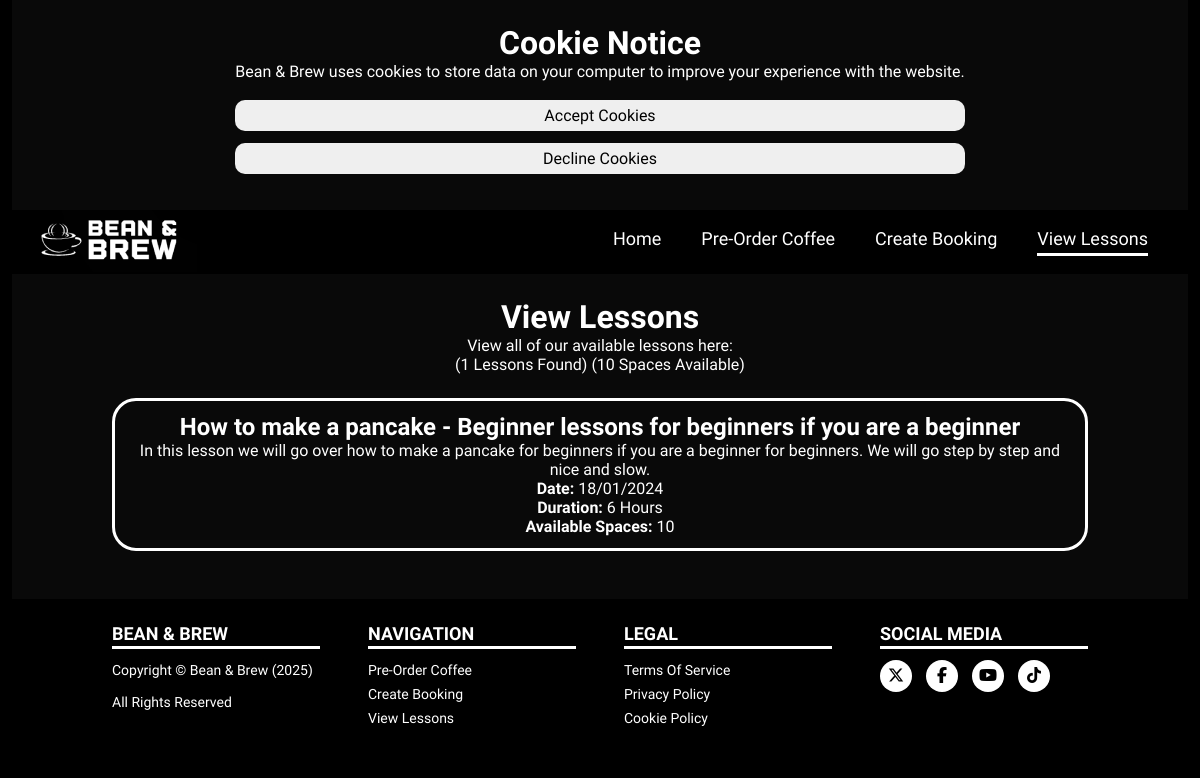
Page /lessons.php on the committed database.
### tables this page shows
CREATE TABLE `lessons` (
  `lesson_id` int(11) NOT NULL,
  `title` varchar(255) NOT NULL,
  `description` varchar(255) NOT NULL,
  `date` varchar(255) NOT NULL,
  `duration` varchar(255) NOT NULL,
  `available_spaces` int(11) NOT NULL
);

### lessons.php (the view, shortened to what this page needs)
<?php
include("etc/connection.php");
?>
<!DOCTYPE html>
<html lang="en">
<head>
    <link rel="stylesheet" href="style.css" type="text/css">
</head>
<body>
<?php include_once("cookie_component.php"); ?>
    <header>
        <a class="nav-logo-link" href="index.php"><img class="nav-logo" src="img/bean_and_brew.png" alt="Bean & Brew Logo"></a>
        <nav class="nav-main">
            <ul class="nav-links">
                <li><a href="index.php">Home</a></li>
                <li><a href="shop.php">Pre-Order Coffee</a></li>
                <li><a href="bookings.php">Create Booking</a></li>
                <li>View Lessons<div class="nav-selected"></div></li>
            </ul>
        </nav>
    </header>
    <div class="single-section">
        <div class="container">
            <div class="single-section-row">
                <div class="single-section-column">
                    <h2>View Lessons</h2>
                    <p>View all of our available lessons here:</p>
                    <?php
                        $query = "SELECT * FROM lessons";
                        $query_result = $conn->query($query);
                        if (mysqli_num_rows($query_result) == 0) {
                            echo "<br><br><h3>No Lessons Available, Try Again Later!</h3>";
                        } else {
                            $amount_found = strval(mysqli_num_rows($query_result));
                            $query = "SELECT SUM(available_spaces) FROM lessons";
                            $query_result = $conn->query($query);
                            $row = $query_result->fetch_row();
                            $spaces_available = $row[0];
                            echo "<p>($amount_found Lessons Found) ($spaces_available Spaces Available)</p>";
                            $offset_amount = $_GET['offset'] ?? 0;
                            $query = "SELECT * FROM lessons LIMIT 10 OFFSET $offset_amount";
                            $query_result = $conn->query($query);
                            foreach($query_result as $row) {
                                $id = $row["lesson_id"];
                                $title = $row["title"];
                                $description = $row["description"];
                                $date = $row["date"];
                                $duration = $row["duration"];
                                $available_spaces = $row["available_spaces"];
                                if ($available_spaces > 0) {
                                    echo("<a href='lesson_book.php?lesson_id=$id'><div class='lesson-block'>");
                                } else {
                                    echo("<div class='lesson-block-red'>");
                                }
                                echo("<h3>$title</h3>");
                                echo("<p>$description</p>");
                                echo("<p><b>Date:</b> $date</p>");
                                echo("<p><b>Duration:</b> $duration</p>");
                                echo("<p><b>Available Spaces:</b> $available_spaces</p>");
                                echo("</div></a>");
                            }
                        }
                    ?>
                </div>
            </div>
        </div>
    </div>
    <footer class="footer">
        <div class="container">
            <div class="footer-row">
                <div class="footer-column">
                    <h2>BEAN & BREW</h2>
                    <ul>
                        <li><p>Copyright © Bean & Brew (<?php echo(date("Y")) ?>)<br><br>All Rights Reserved</p></li>
                    </ul>
                </div>
                <div class="footer-column">
                    <h2>NAVIGATION</h2>
                    <ul>
                        <li><a href="shop.php">Pre-Order Coffee</a></li>
                        <li><a href="bookings.php">Create Booking</a></li>
                        <li><a href="lessons.php">View Lessons</a></li>
                    </ul>
                </div>
                <div class="footer-column">
                    <h2>LEGAL</h2>
                    <ul>
                        <li><a href="#">Terms Of Service</a></li>
                        <li><a href="#">Privacy Policy</a></li>
                        <li><a href="#">Cookie Policy</a></li>
                    </ul>
                </div>
                <div class="footer-column">
                    <h2>SOCIAL MEDIA</h2>
                    <div class="footer-social">
                        <a href="https://twitter.com/bean_and_brew"><i class="fa-brands fa-x-twitter"></i></a>
                        <a href="https://facebook.com/bean_and_brew"><i class="fab fa-facebook-f"></i></a>
                        <a href="https://youtube.com/bean_and_brew"><i class="fa-brands fa-youtube"></i></a>
                        <a href="https://tiktok.com/bean_and_brew"><i class="fa-brands fa-tiktok"></i></a>
                    </div>
                </div>
            </div>
        </div>
    </footer>
</body>
</html>

### cookie_component.php (shortened to what this page needs)
<!DOCTYPE html>
<html lang="en">
    <head>
    </head>
    <body>
        <?php
        if (!isset($_COOKIE['cookie_notice'])) {
            echo("<div class='single-section' id='cookie_notice_window'>");
            echo("<div class='container'>");
            echo("<div class='single-section-row'>");
            echo("<div class='single-section-column'>");
            echo("<h2>Cookie Notice</h2>");
            echo("<p>Bean & Brew uses cookies to store data on your computer to improve your experience with the website.</p>");
            echo("<br>");
            echo("<button onclick='accept_cookies()'>Accept Cookies</button>");
            echo("<button onclick='decline_cookies()'>Decline Cookies</button>");
            echo("</div>");
            echo("</div>");
            echo("</div>");
            echo("</div>");
        }
        ?>
    </body>
</html>

### style.css (style rules this page uses)
* { padding: 0; margin: 0; box-sizing: border-box; text-decoration: none; font-family: 'M PLUS 2', sans-serif; }
html { scroll-behavior: smooth; }
body { background-color: var(--black); }
:root { --black: #000000; --black-tint: #090909; --error-red: #F44336; --white: #FFFFFF; --grey: #bbbbbb; }
.container { max-width: 1024px; margin: auto; }
.nav-main { z-index: 99; }
header { display: flex; justify-content: space-between; align-items: center; height: 64px; background-color: var(--black); }
.nav-logo-link { padding-left: 24px; cursor: pointer; z-index: 99; }
.nav-links { padding: 12px; list-style: none; display: flex; white-space: nowrap; }
.nav-links li { padding-left: 20px; margin-right: 20px; }
.nav-links li:last-child { margin-right: 40px; }
.nav-links li, .nav-links li a, .nav-deco { font-size: 18px; font-weight: 500; color: var(--white); text-decoration: none; transition: color 0.3s ease 0s; }
.nav-selected { height: 3px; background-color: var(--white); transition: color 0.3s ease 0s; margin-top: 4px; }
.single-section { background-color: var(--black-tint); list-style: none; padding: 24px 0; margin-left: 12px; margin-right: 12px; }
.single-section-row { display: flex; flex-wrap: wrap; justify-content: center; align-items: center; }
.single-section-column h2 { font-size: 32px; font-weight: 600; position: relative; color: var(--white); text-align: center; }
.single-section-column h3 { font-size: 24px; font-weight: 600; position: relative; color: var(--white); text-align: center; }
.single-section-column p { display: block; font-size: 16px; font-weight: 400; color: var(--white); text-align: center; }
.single-section-column button { width: 100%; padding: 6px 20px; margin-bottom: 12px; border: none; outline: none; color: var(--black); cursor: pointer; position: relative; border-radius: 10px; font-size: 16px; font-weight: 500; }
.lesson-block, .lesson-block-red { margin: 24px; padding: 12px; cursor: pointer; border: 3px solid var(--white); border-radius: 24px; }
.footer { background-color: var(--black); list-style: none; padding: 24px 0; }
.footer-row { display: flex; flex-wrap: wrap; }
.footer-column { width: 25%; padding: 0 24px; }
.footer-column h2 { font-size: 18px; color: var(--white); margin-bottom: 16px; font-weight: 600; position: relative; }
.footer-column h2::before { content: ""; position: absolute; left: 0; bottom: -5px; height: 3px; background-color: var(--white); width: 100%; }
.footer-column ul li:not(:last-child) { margin-bottom: 6px; }
.footer-column ul li p { display: block; font-size: 14px; color: var(--white); font-weight: 400; transition: padding-left 0.5s ease; }
.footer-column ul li a { display: block; font-size: 14px; color: var(--white); font-weight: 400; transition: padding-left 0.5s; }
.footer-column .footer-social a { display: inline-block; height: 32px; width: 32px; background-color: var(--white); margin: 0 10px 10px 0; text-align: center; line-height: 32px; border-radius: 50%; color: var(--black); transition: background-color 0.5s; }
nav { -webkit-user-select:none; -moz-user-select:none; -ms-user-select:none; -o-user-select:none; user-select:none; }

### rows in the picture
lessons: title "How to make a pancake - Beginner lessons for beginners if you are a beginner", description "In this lesson we will go over how to make a pancake for beginners if you are a beginner for beginners. We will go step by step and nice and slow.", date "18/01/2024", duration "6 Hours", available_spaces "10"

### other values in the picture
$amount_found "1"
$spaces_available "10"
